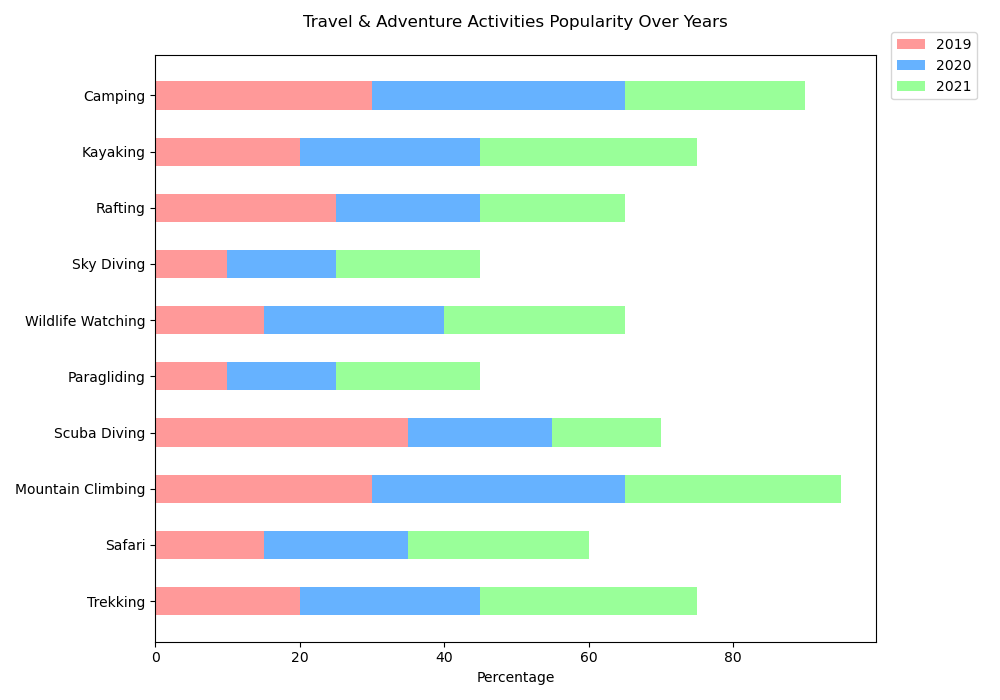

Write Python code to recreate this figure.
import matplotlib.pyplot as plt
import numpy as np

categories = ['Trekking', 'Safari', 'Mountain Climbing', 'Scuba Diving', 'Paragliding', 'Wildlife Watching', 'Sky Diving', 'Rafting', 'Kayaking', 'Camping']
data = {
    '2019': [20, 15, 30, 35, 10, 15, 10, 25, 20, 30],
    '2020': [25, 20, 35, 20, 15, 25, 15, 20, 25, 35],
    '2021': [30, 25, 30, 15, 20, 25, 20, 20, 30, 25]
}

labels = list(data.keys())
data = np.array(list(data.values()))
data_cum = data.cumsum(axis=0)

category_colors = ['#FF9999', '#66B2FF', '#99FF99', '#FFCC99', '#FF66B2', '#FF6666', '#66FFB2', '#9999FF', '#B2FF66', '#FFB266']

fig, ax = plt.subplots(figsize=(10, 7))

bar_width = 0.5

for i, (colname, color) in enumerate(zip(labels, category_colors)):
    widths = data[i]
    starts = data_cum[i] - widths
    ax.barh(categories, widths, left=starts, height=bar_width, label=colname, color=color)

ax.set_xlabel('Percentage')
ax.set_title('Travel & Adventure Activities Popularity Over Years', pad=20)
ax.legend(loc='upper right', bbox_to_anchor=(1.15, 1.05))

plt.tight_layout()
plt.show()
